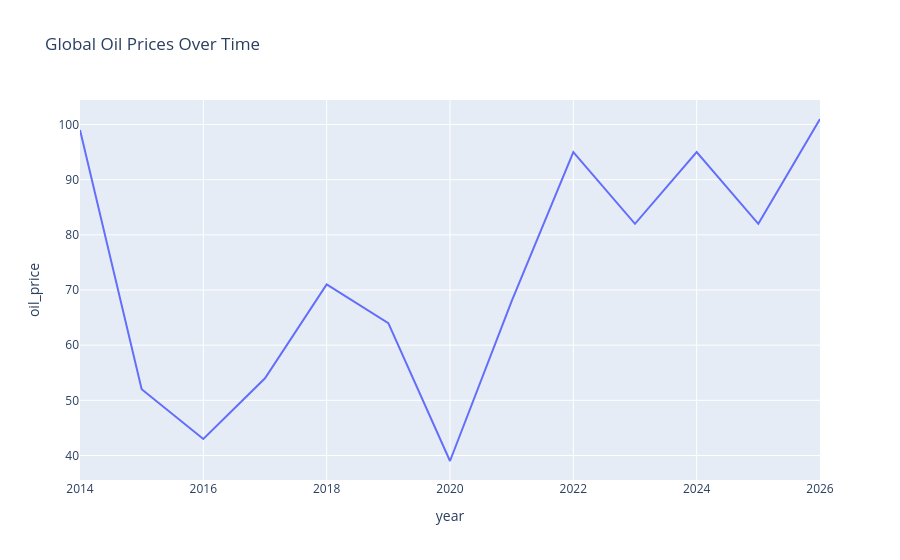

Notebook cell for this chart:
### Code cell
fig = px.line(
    prices,
    x="year",
    y="oil_price",
    title="Global Oil Prices Over Time"
)
fig.show()

### Figure 1 — Plotly figure (JSON) as saved in the notebook; plotly's stock layout.template omitted (floating-point values rounded to 4 significant figures)
{"data": [{"hovertemplate": "year=%{x}<br>oil_price=%{y}<extra></extra>", "legendgroup": "", "line": {"color": "#636efa", "dash": "solid"}, "marker": {"symbol": "circle"}, "mode": "lines", "name": "", "orientation": "v", "showlegend": false, "type": "scatter", "x": [2014, 2015, 2016, 2017, 2018, 2019, 2020, 2021, 2022, 2023, 2024, 2025, 2026], "xaxis": "x", "y": [99, 52, 43, 54, 71, 64, 39, 68, 95, 82, 95, 82, 101], "yaxis": "y"}], "layout": {"legend": {"tracegroupgap": 0}, "title": {"text": "Global Oil Prices Over Time"}, "xaxis": {"anchor": "y", "domain": [0, 1], "title": {"text": "year"}}, "yaxis": {"anchor": "x", "domain": [0, 1], "title": {"text": "oil_price"}}}}
